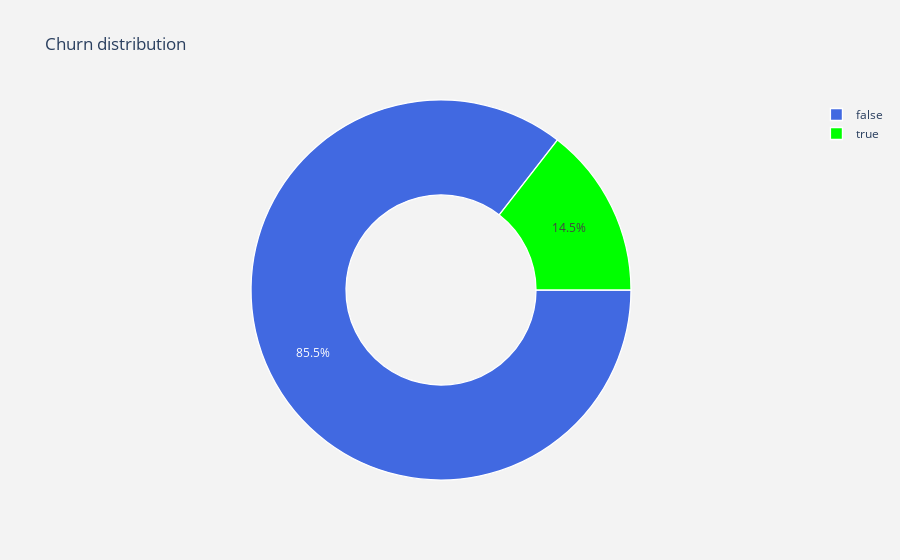

The code cell stored with this chart in its notebook:
### Markdown cell above
# Data exploration

### Code cell
lab = df["Churn"].value_counts().keys().tolist()
val = df["Churn"].value_counts().values.tolist()

trace = go.Pie(labels = lab ,
               values = val ,
               marker = dict(colors =  [ 'royalblue' ,'lime'],
                             line = dict(color = "white",
                                         width =  1.3)
                            ),
               rotation = 90,
               hoverinfo = "label+value+text",
               hole = .5
              )
layout = go.Layout(dict(title = "Churn distribution",
                        plot_bgcolor  = "rgb(243,243,243)",
                        paper_bgcolor = "rgb(243,243,243)",
                       )
                  )

data = [trace]
fig = go.Figure(data = data,layout = layout)
py.iplot(fig)

### Figure 1 — Plotly figure (JSON) as saved in the notebook; plotly's stock layout.template omitted (floating-point values rounded to 4 significant figures)
{"data": [{"hole": 0.5, "hoverinfo": "label+value+text", "labels": [false, true], "marker": {"colors": ["royalblue", "lime"], "line": {"color": "white", "width": 1.3}}, "rotation": 90, "type": "pie", "values": [2850, 483]}], "layout": {"paper_bgcolor": "rgb(243,243,243)", "plot_bgcolor": "rgb(243,243,243)", "title": {"text": "Churn distribution"}}}
